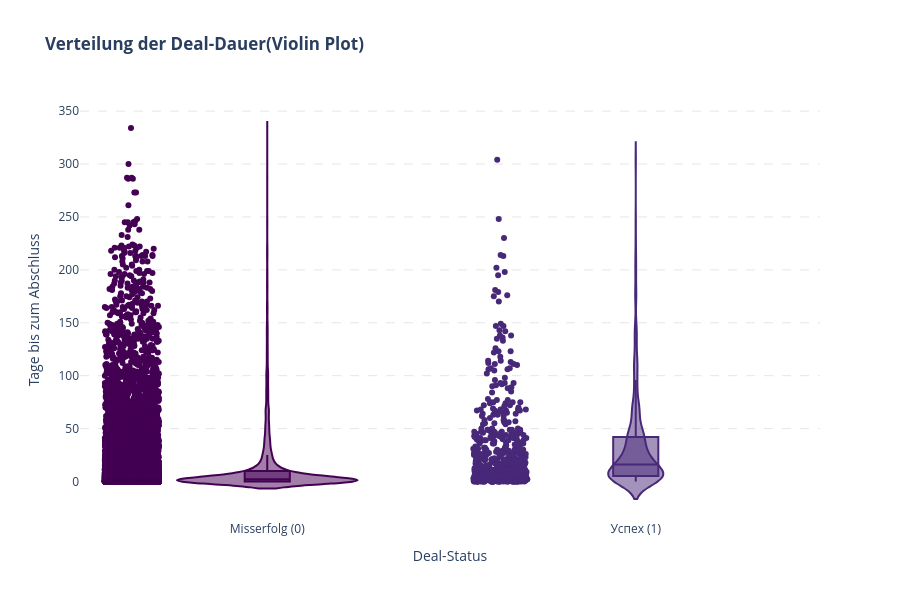

Notebook code cell kept with this figure:
### Code cell
# Datenfilterung: Entfernen von Datensätzen mit ungültiger Dauer
deals_cleaned = deals_cleaned[deals_cleaned['Duration'] >= 0]

fig_violin = px.violin(
    deals_cleaned, 
    x='Successful Deal', 
    y='Duration',
    color='Successful Deal',
    box=True,          
    points="all",       
    title='<b>Verteilung der Deal-Dauer(Violin Plot)</b>',
    labels={
        'Successful Deal': 'Deal-Status',
        'Duration': 'Tage bis zum Abschluss'
    },
    color_discrete_sequence=px.colors.sequential.Viridis 
)

# Stilisierung
fig_violin.update_layout(
    plot_bgcolor='white',
    xaxis=dict(
        showgrid=False,
        tickmode='array',
        tickvals=[0, 1],
        ticktext=['Misserfolg (0)', 'Успех (1)']
    ),
    yaxis=dict(
        showgrid=True, 
        gridcolor='rgba(0,0,0,0.1)', 
        gridwidth=1, 
        griddash='dash',
        title='Tage bis zum Abschluss'
    ),
    showlegend=False
)


fig_violin.update_layout(height=600)
fig_violin.show()

### Figure 1 — Plotly figure (JSON) as saved in the notebook; plotly's stock layout.template omitted (floating-point values rounded to 4 significant figures; data arrays with more than 128 entries replaced by an {"elided": "..."} marker saying what was removed)
{"data": [{"alignmentgroup": "True", "box": {"visible": true}, "hovertemplate": "Deal-Status=%{x}<br>Tage bis zum Abschluss=%{y}<extra></extra>", "legendgroup": "0.0", "marker": {"color": "#440154"}, "name": "0.0", "offsetgroup": "0.0", "orientation": "v", "points": "all", "scalegroup": "True", "showlegend": true, "type": "violin", "x": {"elided": "14084 float values"}, "x0": " ", "xaxis": "x", "y": {"elided": "14084 float values"}, "y0": " ", "yaxis": "y"}, {"alignmentgroup": "True", "box": {"visible": true}, "hovertemplate": "Deal-Status=%{x}<br>Tage bis zum Abschluss=%{y}<extra></extra>", "legendgroup": "1.0", "marker": {"color": "#482878"}, "name": "1.0", "offsetgroup": "1.0", "orientation": "v", "points": "all", "scalegroup": "True", "showlegend": true, "type": "violin", "x": {"elided": "515 float values"}, "x0": " ", "xaxis": "x", "y": {"elided": "515 float values"}, "y0": " ", "yaxis": "y"}], "layout": {"height": 600, "legend": {"title": {"text": "Deal-Status"}, "tracegroupgap": 0}, "plot_bgcolor": "white", "showlegend": false, "title": {"text": "<b>Verteilung der Deal-Dauer(Violin Plot)</b>"}, "violinmode": "overlay", "xaxis": {"anchor": "y", "categoryarray": [0, 1], "categoryorder": "array", "domain": [0, 1], "showgrid": false, "tickmode": "array", "ticktext": ["Misserfolg (0)", "Успех (1)"], "tickvals": [0, 1], "title": {"text": "Deal-Status"}}, "yaxis": {"anchor": "x", "domain": [0, 1], "gridcolor": "rgba(0,0,0,0.1)", "griddash": "dash", "gridwidth": 1, "showgrid": true, "title": {"text": "Tage bis zum Abschluss"}}}}
